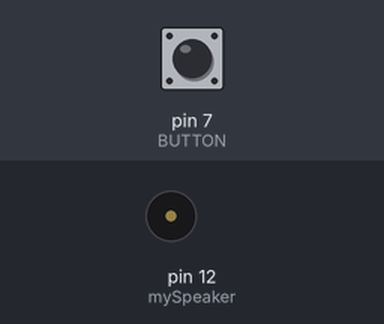
Bench run of a sketch on a simulated Arduino Uno, built with avr-gcc and run on an emulated ATmega328P. Shown: buzzer (waves = sounding). The inputs (shaded band) are chosen by the test bench; at power-on: pin 7 (BUTTON) HIGH. Random numbers use the default seed unless the sketch sets one; what the sketch prints to the serial monitor is not drawn.

Above: at 1.2 s.
1.3 s: pin 7 (BUTTON) pulled LOW for 0.15 s
At 1.8 s:
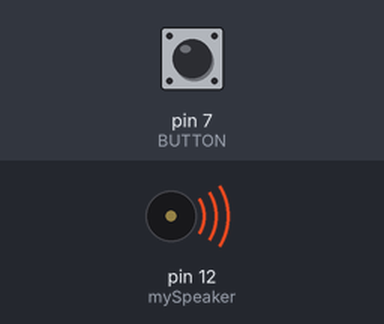
Timing chart, 0 to 4.3 s (numbered marks = the images above; inputs shaded):
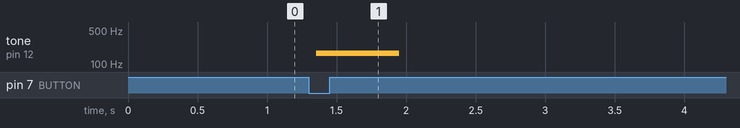

Measured:
- after the input at 1.3 s, tone on pin 12 (mySpeaker): silent → 165 Hz after 0.05 s, → silent 0.60 s later

The sketch:

Quiz2_Question1.ino
```cpp
int BUTTON = 7;
int mySpeaker = 12;

int preState = 1;

int ButtonCount = 0;

long randNumber;
void setup()
{
  // put your setup code here, to run once:
  pinMode(BUTTON, INPUT_PULLUP);
  Serial.begin(9600);
  randomSeed(analogRead(0));
  pinMode(mySpeaker,OUTPUT);
}

void loop()
{
  // put your main code here, to run repeatedly:
  randNumber = random(3000,5000);
  if(digitalRead(BUTTON) == 0 && preState == 1)
  {
    Serial.println("button went down" + randNumber);
   for(int i = 0; i < 100; i++)
    {
    digitalWrite(mySpeaker, HIGH);
    delayMicroseconds(randNumber);
    digitalWrite(mySpeaker, LOW);
    delayMicroseconds(randNumber);
    }
    preState = 0;
    ButtonCount += 1;
  }
    else if(digitalRead(BUTTON) == 1 && preState == 0)
  {
    Serial.println("not being pressed");
    preState = 1;
  }

}
```
